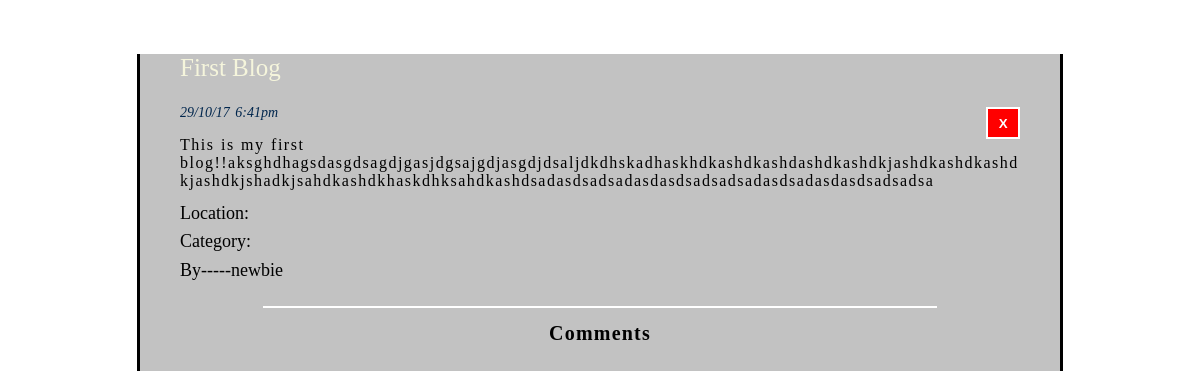
The page /admin/blog_edit.php?blog_id=1 on the database as committed earlier.
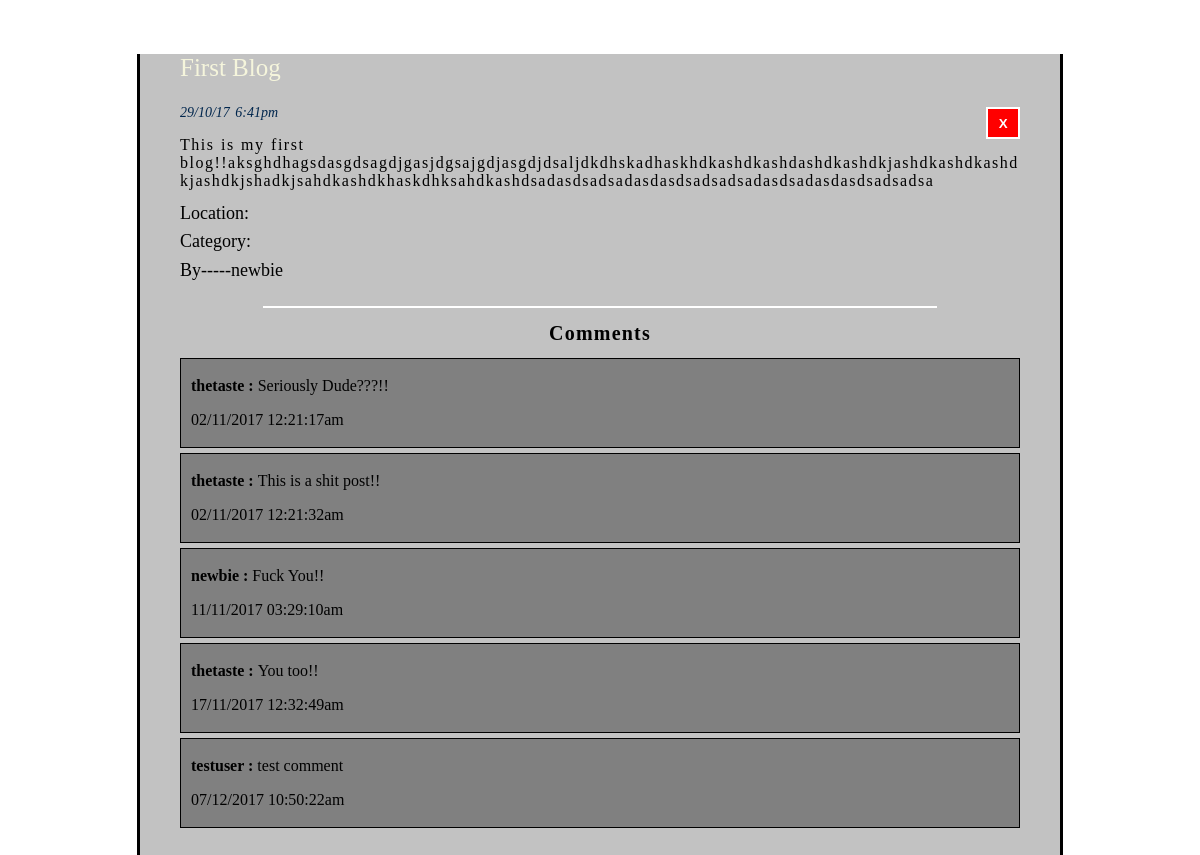
The same page on the database as committed later.
### tables this page shows
CREATE TABLE `comments` (
  `comment_id` int(11) NOT NULL,
  `blog_id` int(11) DEFAULT NULL,
  `user_id` int(11) DEFAULT NULL,
  `body` text,
  `datetime` varchar(70) DEFAULT NULL,
  `del` tinyint(1) DEFAULT '0'
);

CREATE TABLE `users` (
  `user_id` int(11) NOT NULL,
  `fname` varchar(80) DEFAULT NULL,
  `lname` varchar(80) DEFAULT NULL,
  `age` int(11) DEFAULT NULL,
  `bdate` varchar(11) DEFAULT NULL,
  `username` varchar(120) DEFAULT NULL,
  `email` varchar(50) DEFAULT NULL,
  `password` varchar(100) DEFAULT NULL,
  `pro_pic` varchar(180) DEFAULT NULL,
  `gender` varchar(20) DEFAULT NULL,
  `role` int(11) DEFAULT NULL,
  `del` tinyint(1) DEFAULT '0'
);

### Controllers/CommentController.php (called while the page is built, shortened)
<?php
require(get_include_path()."\Projects\aiub project\Models\CommentModel.php");
class CommentController{
    private $comment = NULL;
    function CommentController()
    {
        $this->comment = new CommentModel();
    }
    function getCommentByBlog($id)
    {
        return $this->comment->getCommentsByBlog($id);
    }
}
 ?>

### Models/Models.php (called while the page is built, shortened)
<?php
class Models{
    public $server;
    public $user;
    public $pass;
    public $db;
    protected $conn;
    function Models($server = "localhost:3306" , $user = "root" , $pass ="" , $db = "is_that_crime")
    {
        $this->server = $server;
        $this->user = $user;
        $this->pass = $pass;
        $this->db = $db;
    }
    private function openConnection()
    {
        $this->conn = new mysqli($this->server , $this->user , $this->pass , $this->db);
        if($this->conn->connect_error)
        {
            $this->errorMessage($this->conn->connect_error);
            return false;
        }
        else
            return true;
    }
    function executeQuery($query)
    {
        if($this->openConnection())
        {
            if($this->result = $this->conn->query($query))
            {
                if($this->result->num_rows > 0)
                {
                    return $this->result;
                }
                else
                {
                    return false;
                }
            }
            else
            {
                $this->errorMessage($this->conn->error);
                return false;
            }
        }
        else
        {
            $this->errorMessage($this->conn->error);
            return false;
        }
    }
}
?>

### Models/CommentModel.php (called while the page is built, shortened)
<?php
require_once("Models.php");
class CommentModel extends Models{
     function getCommentsByBlog($id)
     {
        $result = $this->executeQuery("select * from comments where blog_id = $id and del = false");
        if($result)
        {
            return $result;
        }
        else
            return false;
     }
}
 ?>

### Controllers/AdminController.php (called while the page is built, shortened)
<?php
require_once(get_include_path()."\Projects\aiub project\Models\UserModel.php");
class AdminController extends Login{
	function isLogged()
	{
		if($this->role == 1 && $this->logged)
			return true;
		else
			return false;
	}
}
?>

### Controllers/UserController.php (called while the page is built, shortened)
<?php
require_once(get_include_path()."\Projects\aiub project\Models\UserModel.php");
class UserController{
    private $user = NULL;
    function UserController()
    {
        $this->user = new UserModel();
    }
    function getUsername($id)
    {
        return $this->user->getUsernameById($id);
    }
}
 ?>

### Models/UserModel.php (called while the page is built, shortened)
<?php
require_once('Models.php');
class UserModel extends Models{
    function getUsernameById($id)
    {
        $result = $this->executeQuery("select username from users where user_id = $id and del = false");
        if($result)
        {
            $result = $result->fetch_assoc();
            return $result;
        }
        else
            return false;
    }
}
 ?>

### admin/blog_edit.php (the view, shortened to what the changed rows need)
<?php
require(get_include_path()."\Projects\aiub project\Controllers\AdminController.php");
require(get_include_path()."\Projects\aiub project\Controllers\UserController.php");
require(get_include_path()."\Projects\aiub project\Controllers\CommentController.php");
$admincontrol = new AdminController();
$user = new UserController();
$comment = new CommentController();
$logged = $admincontrol->isLogged();
$blogid = 0;
if(isset($_GET["blog_id"]))
    $blogid = $_GET["blog_id"];
 ?>
 <html>
 <head>
    <link rel="stylesheet" type="text/css" href="http://localhost:<?php echo  $_SERVER["SERVER_PORT"];?>/Projects/aiub%20project/css/blog_style.css">
    <link rel="stylesheet" type="text/css" href="http://localhost:<?php echo  $_SERVER["SERVER_PORT"];?>/Projects/aiub%20project/css/comment_style.css">
 </head>
 <body>
 <div>
     <article>
          <div id = "blog-container">
             <?php
             if(isset($_GET["blog_id"]))
             {
                 $commentResult = $comment->getCommentByBlog($blogid);
                 if($commentResult)
                 {
                     while($row = $commentResult->fetch_assoc())
                     {
                         $username = $user->getUsername($row['user_id']);
                         $username = $username["username"];
                         echo "<div class=\"comments\" id = {$row['comment_id']}>";
                         if($logged)
                             echo "<p><b>$username : </b>  {$row['body']}</p><p class =\"datetime\">{$row["datetime"]}</p><button id='delete-button' onclick = 'rmvComment({$row['comment_id']})'>X</button>";
                         else
                             echo "<p><b>".$username." : </b>  {$row['body']}</p><p>{$row["datetime"]}</p>";
                         echo "</div>";
                     }
                 }
             }
             else
             {
                 echo "Do Not Mess Up The URL";
             }
          ?>
      </div>
     </article>
 </div>
 </body>
 </html>

Rows that differ between the two databases and show on the page:
added comments: user.username "thetaste", body "Seriously Dude???!!", datetime "02/11/2017 12:21:17am"
added comments: user.username "thetaste", body "This is a shit post!!", datetime "02/11/2017 12:21:32am"
added comments: user.username "newbie", body "Fuck You!!", datetime "11/11/2017 03:29:10am"
added comments: user.username "thetaste", body "You too!!", datetime "17/11/2017 12:32:49am"
added comments: user.username "testuser", body "test comment", datetime "07/12/2017 10:50:22am"
